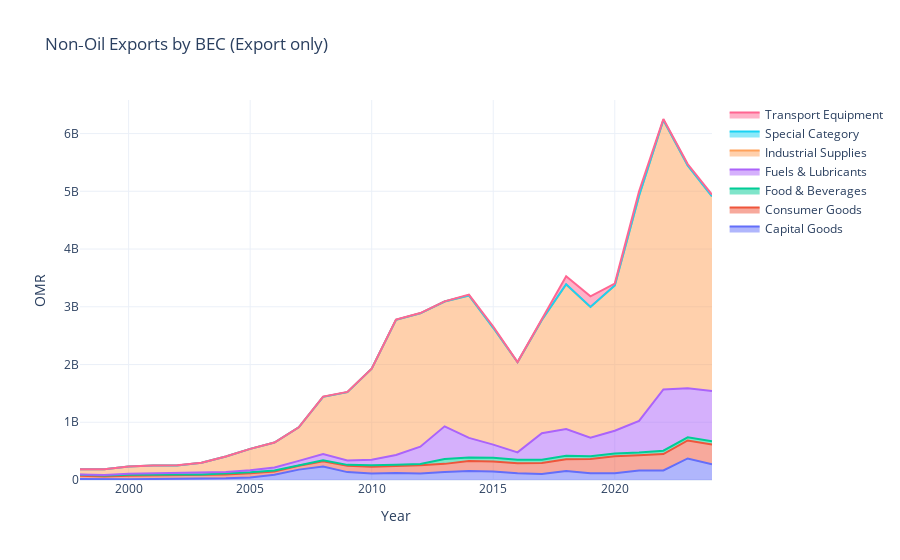
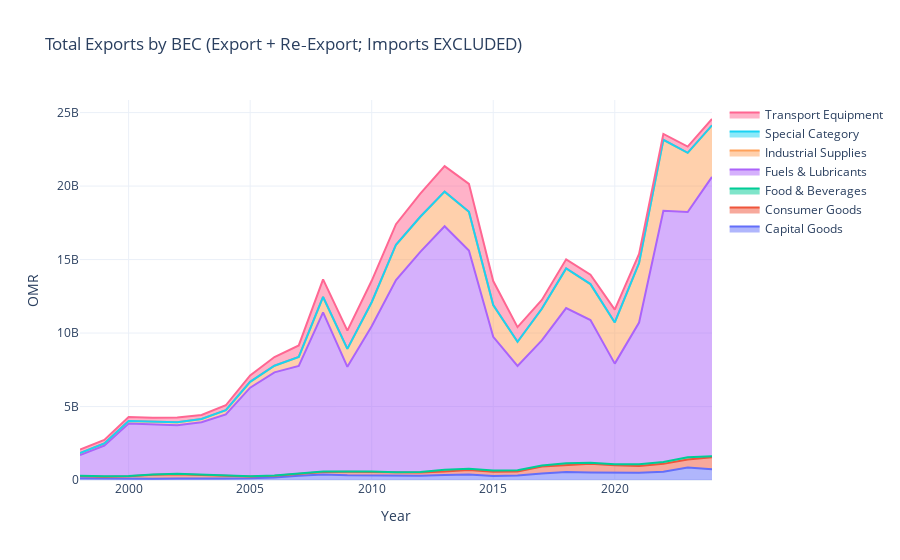

Notebook source saved alongside these figures, in order:
### Markdown cell above
## 15) Charts — BEC (Stacked Areas)

### Code cell
def plot_stacked(df_bec, title):
    wide = df_bec.pivot(index="year", columns="bec_broad", values="value_omr").fillna(0).sort_index()
    fig = go.Figure()
    for col in wide.columns:
        fig.add_trace(go.Scatter(x=wide.index, y=wide[col], stackgroup="one", name=col))
    fig.update_layout(title=title, xaxis_title="Year", yaxis_title="OMR", template="plotly_white")
    fig.show()

plot_stacked(non_oil_bec, "Non‑Oil Exports by BEC (Export only)")
plot_stacked(total_bec, "Total Exports by BEC (Export + Re‑Export; Imports EXCLUDED)")
